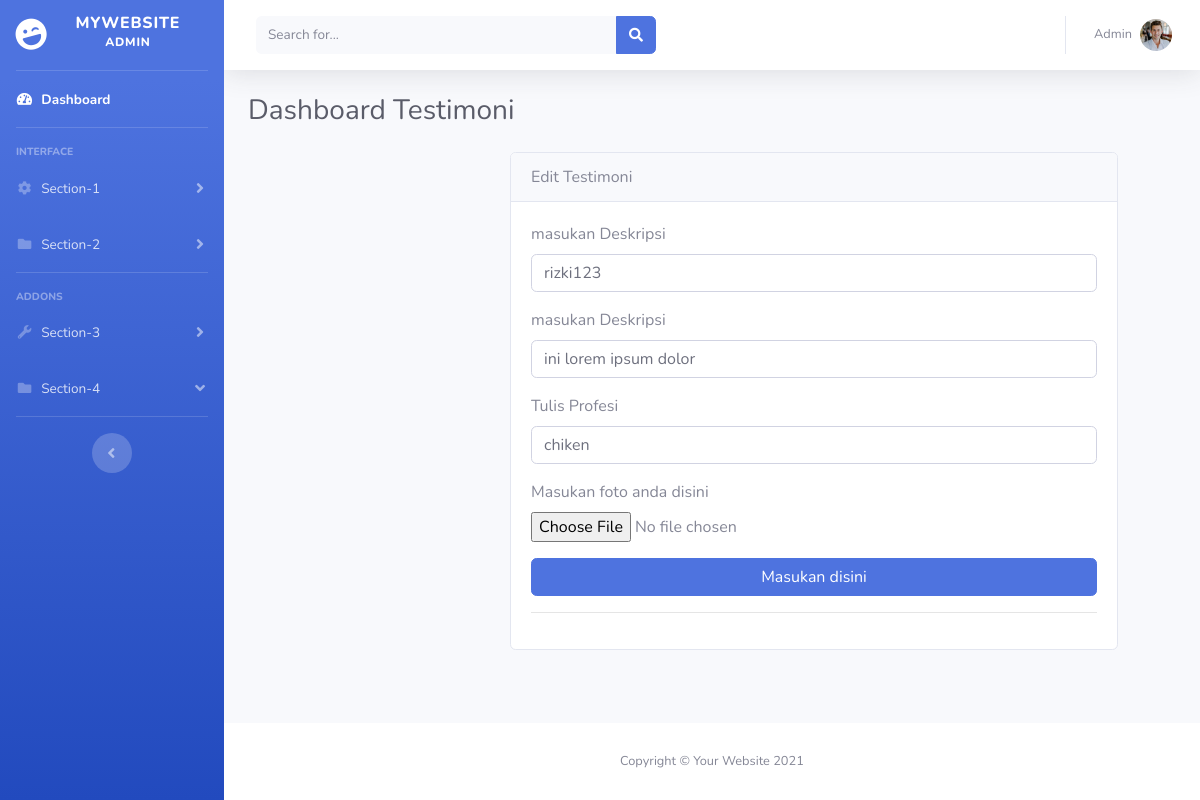
The app's page /admin/tambah-testimoni.php?edit=2 with its own data.
### tables this page shows
CREATE TABLE `home` (
  `id` int(11) NOT NULL,
  `header` varchar(50) NOT NULL,
  `sub_judul` varchar(50) NOT NULL,
  `foto` varchar(255) NOT NULL,
  `created_at` timestamp NOT NULL DEFAULT current_timestamp() ON UPDATE current_timestamp()
);

CREATE TABLE `testimoni` (
  `id` int(10) NOT NULL,
  `nama` varchar(255) NOT NULL,
  `deskripsi` varchar(255) NOT NULL,
  `profesi` varchar(255) NOT NULL,
  `foto` varchar(50) NOT NULL,
  `created_at` timestamp NOT NULL DEFAULT current_timestamp() ON UPDATE current_timestamp()
);

### admin/tambah-testimoni.php (the view, shortened to what this page needs)
<?php
include 'database/db.php';
$id  = isset($_GET['edit']) ? $_GET['edit'] : '';
$queryEdit = mysqli_query($conn, "SELECT * FROM testimoni WHERE id ='$id'");
$rowEdit   = mysqli_fetch_assoc($queryEdit);
?>
<!DOCTYPE html>
<html lang="en">
<head>
    <?php include 'layout/css.php' ?>
</head>
<body id="page-top">
    <div id="wrapper">
        <?php include 'layout/sidebar.php' ?>
        <div id="content-wrapper" class="d-flex flex-column">
            <div id="content">
                <?php include 'layout/navbar.php' ?>
                <div class="container-fluid">
                    <div class="d-sm-flex align-items-center justify-content-between mb-4">
                        <h1 class="h3 mb-0 text-gray-800">Dashboard Testimoni</h1>
                    </div>
                    <div class="row justify-content-center">
                        <div class="col-md-6">
                            <div class="card" style="width: 38rem;">
                                <div class="card-header"><?php echo isset($_GET['edit']) ? 'Edit' : 'Tambah' ?> Testimoni</div>
                                <div class="card-body">
                                    <form action="" method="post" enctype="multipart/form-data">
                                        <div class="form-group">
                                            <label for="username">masukan Deskripsi</label>
                                            <input type="text" class="form-control form-control-user"
                                                id="" aria-describedby="" name="nama"
                                                placeholder="" value="<?php echo isset($_GET['edit']) ? $rowEdit['nama'] : '' ?>">
                                        </div>
                                        <div class="form-group">
                                            <label for="username">masukan Deskripsi</label>
                                            <input type="text" class="form-control form-control-user"
                                                id="" aria-describedby="" name="deskripsi"
                                                placeholder="" value="<?php echo isset($_GET['edit']) ? $rowEdit['deskripsi'] : '' ?>">
                                        </div>
                                        <div class="form-group">
                                            <label for=""> Tulis Profesi</label>
                                            <input type="text" class="form-control form-control-user"
                                                id="" aria-describedby="" name="profesi"
                                                placeholder="" value="<?php echo isset($_GET['edit']) ? $rowEdit['profesi'] : '' ?>">
                                        </div>
                                        <div class="form-group">
                                            <div class="form-group">
                                                <label for=""> Masukan foto anda disini</label><br>
                                                <input type="file" class="" name="foto"
                                                    id="e" placeholder="" value="<?php echo isset($_GET['edit']) ? $rowEdit['foto'] : '' ?>">
                                            </div>
                                        </div>
                                        <button href="" type="submit" name="<?php echo isset($_GET['edit']) ? 'edit' : 'simpan' ?>" class="btn btn-primary btn-user btn-block">
                                            Masukan disini
                                        </button>
                                        <hr>
                                    </form>
                                </div>
                            </div>
                        </div>
                    </div>
                </div>
            </div>
            <footer class="sticky-footer bg-white">
                <div class="container my-auto">
                    <div class="copyright text-center my-auto">
                        <span>Copyright &copy; Your Website 2021</span>
                    </div>
                </div>
            </footer>
        </div>
</body>
</html>

### admin/layout/navbar.php (shortened to what this page needs)
<?php
include 'database/db.php';
$sqlHome = mysqli_query($conn, "SELECT * FROM home ");
$rowHome = mysqli_fetch_assoc($sqlHome);
?>
<nav class="navbar navbar-expand navbar-light bg-white topbar mb-4 static-top shadow">
    <form
        class="d-none d-sm-inline-block form-inline mr-auto ml-md-3 my-2 my-md-0 mw-100 navbar-search">
        <div class="input-group">
            <input type="text" class="form-control bg-light border-0 small" placeholder="Search for..."
                aria-label="Search" aria-describedby="basic-addon2">
            <div class="input-group-append">
                <button class="btn btn-primary" type="button">
                    <i class="fas fa-search fa-sm"></i>
                </button>
            </div>
        </div>
    </form>
    <ul class="navbar-nav ml-auto">
        <li class="nav-item dropdown no-arrow">
            <a class="nav-link dropdown-toggle" href="#" id="userDropdown" role="button"
                data-toggle="dropdown" aria-haspopup="true" aria-expanded="false">
                <span class="mr-2 d-none d-lg-inline text-gray-600 small">Admin</span>
                <img class="img-profile rounded-circle"
                    src="upload/<?php echo $rowHome['foto'] ?>">
            </a>
        </li>
    </ul>
</nav>

### records on screen
home: foto (picture)
testimoni: nama "rizki123", deskripsi "ini lorem ipsum dolor", profesi "chiken"
